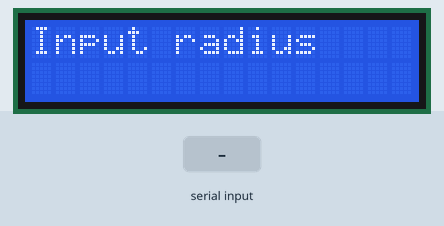
This sketch was run on a simulated Arduino Uno, built with avr-gcc and run on an emulated ATmega328P. On the bench: 16×2 character LCD. The inputs (shaded band) are chosen by the test bench.

Above: at 1.2 s.
1.3 s: "90,45\n" received over Serial
At 2.2 s:
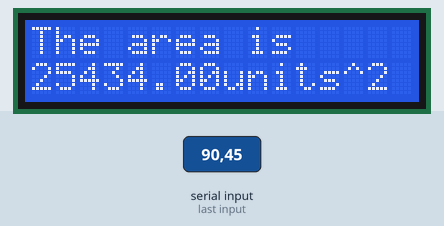
At 18.5 s:
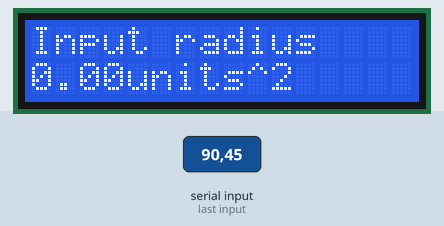
Timing chart, 0 to 18.8 s (numbered marks = the images above; inputs shaded):
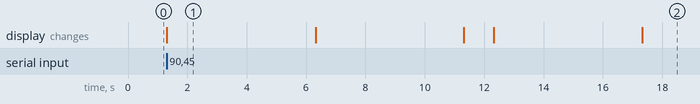

The sketch:

49-Circle-Area.ino
```cpp
/**
 * Homework 49 - Area Calc
 */

#include <LiquidCrystal.h>

int rs=7;
int en = 8;
int d4 = 9;
int d5 = 10;
int d6 = 11;
int d7 = 12;

LiquidCrystal lcd(rs,en,d4,d5,d6,d7);

float radius;
float pi = 3.14;
float area;

void setup() {
  lcd.begin(16,2);
  Serial.begin(9600);
}

void loop() {
  lcd.setCursor(0,0);
  lcd.print("Input radius");
  while(Serial.available() == 0){

  }
  radius = Serial.parseFloat();
  lcd.clear();
  lcd.setCursor(0,0);
  area = pi * radius * radius;
  lcd.print("The area is");
  lcd.setCursor(0,1);
  lcd.print(area);
  lcd.print("units^2");
  delay(5000);
}
```

Measured:
- after the input at 1.3 s, the display: changes at once (image 1)
- what the display in image 1 shows lasts 5.0 s, from 1.3 s to 6.3 s
